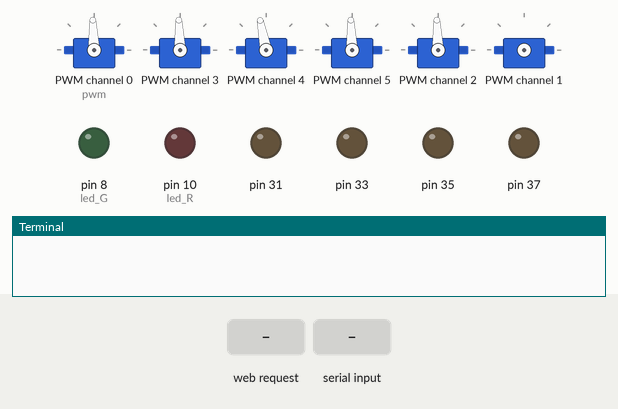
Simulated run of this program. Board: Raspberry Pi (header pin numbers). Parts: 6 × servo, output pins drawn as LEDs (lit = HIGH), the last lines printed to the terminal. The test bench sets the inputs (shaded band). Servo angles are drawn from the pulse width (0.5 ms = 0°, 2.5 ms = 180°); threads take turns every 2 ms; the clock reads 2024-03-15 10:24:30 at power-on unless the program sets it; pins used as bus, display or sensor lines are not drawn.

Above: at 4.2 s.
4.3 s: HTTP request for /move/0/0 received
At 5.3 s:
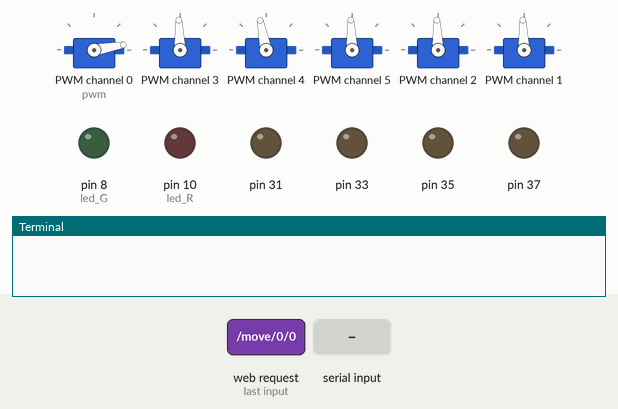
5.8 s: "f\n" received over the second serial link
At 6.4 s:
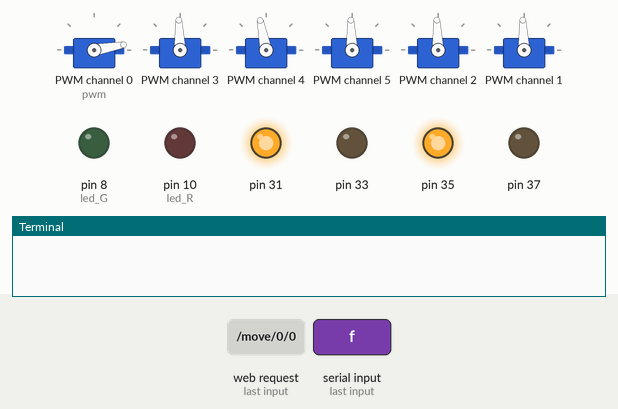
7.3 s: "b\n" received over the second serial link
At 8.5 s:
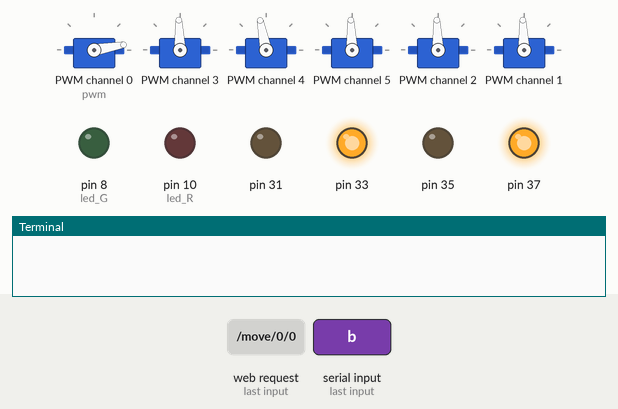
8.8 s: "l\n" received over the second serial link
At 9.8 s:
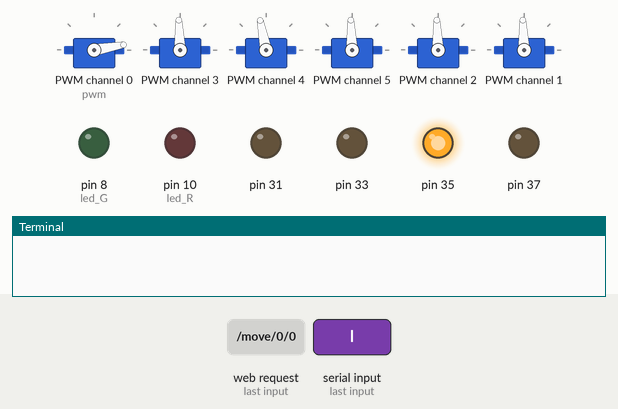
10.3 s: "r\n" received over the second serial link
At 11.1 s:
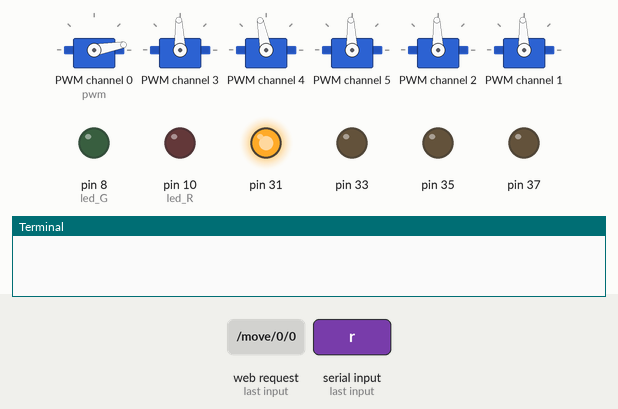
11.8 s: "a\n" received over the second serial link
At 12.4 s:
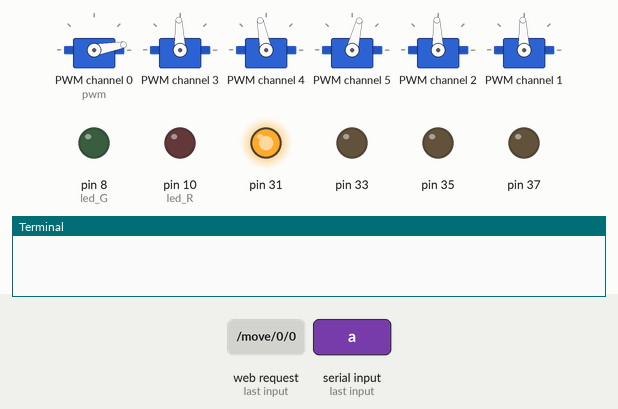
Timing chart, 0 to 14.3 s (numbered marks = the images above; inputs shaded):
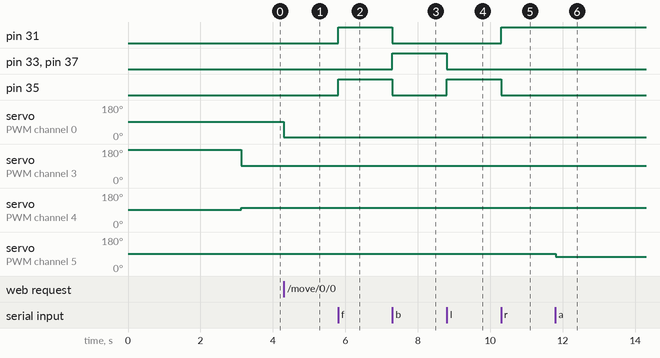

Measured:
- after the input at 4.3 s, servo on PWM channel 0 (pwm): 92° → 10° at once
- after the input at 5.8 s, pin 31, pin 35: LOW → HIGH at once
- after the input at 7.3 s, pin 31, pin 35: HIGH → LOW at once; pin 33, pin 37: LOW → HIGH at once
- after the input at 8.8 s, pin 33, pin 37: HIGH → LOW at once; pin 35: LOW → HIGH at once
- after the input at 10.3 s, pin 31: LOW → HIGH at once; pin 35: HIGH → LOW at once
- after the input at 11.8 s, servo on PWM channel 5: 92° → 76° at once

The program:

test.py
```python
from flask import Flask
from Adafruit_PWM_Servo_Driver import PWM
import math
import subprocess
import RPi.GPIO as g
import time
import serial
import _thread


app = Flask(__name__)

pwm = PWM(0x40)

arm=serial.Serial('/dev/ttyUSB0',9600,timeout=0.1)

# Constants defining the range of the servo
SERVO_MIN = 150
SERVO_MAX = 600
HALF_PI = math.pi / 2.0
MIDPOINT = 375.0
SPAN = 225.0

MIDPOINT1 = 150.0
SPAN1 = 225.0

# channels
PAN = 1
TILT = 0
b=2
fb=3
ud=4
p=5
led_G = 8
led_R = 10

g.setmode(g.BOARD)
g.setwarnings(False)
g.setup(37,0)
g.setup(35,0)
g.setup(33,0)
g.setup(31,0)
g.setup(led_G,0)
g.setup(led_R,0)

g.setup(40,1,pull_up_down=g.PUD_UP)
g.setup(38,1,pull_up_down=g.PUD_DOWN)
g.setup(36,1,pull_up_down=g.PUD_DOWN)

g.output(37,0)
g.output(35,0)
g.output(33,0)
g.output(31,0)

time.sleep(3)
g.output(led_G,0)
g.output(led_R,0)


def fwd():
    g.output(35,1)
    g.output(37,0)
    g.output(33,0)
    g.output(31,1)


def stop():
    g.output(35,0)
    g.output(37,0)
    g.output(33,0)
    g.output(31,0)


def rev():
    g.output(35,0)
    g.output(37,1)
    g.output(33,1)
    g.output(31,0)


def left():
    g.output(35,1)
    g.output(37,0)
    g.output(33,0)
    g.output(31,0)


def right():
    g.output(35,0)
    g.output(37,0)
    g.output(33,0)
    g.output(31,1)


def init():
    pwm.setPWMFreq(60)
    pwm.setPWM(TILT, 0, 375)
    pwm.setPWM(b, 0, 1000)
    pwm.setPWM(fb, 0, 600)
    pwm.setPWM(ud, 0, 375)
    pwm.setPWM(p, 0, 375)


arm_ud=400
arm_fb=375
arm_b=375
arm_flag=0
arm_Rot_flag=0
arm_p=375

def cntl():
    global arm_ud,arm_fb,arm_b,arm_p,arm_flag,arm_Rot_flag

    while(1):
        a=arm.readline()
        a=a.decode(encoding='UTF-8',errors='strict')
        if a is None:
            stop()

        print(a)
        if 'f' in a:
            print ('fwd')
            fwd()
        if 'b' in a:
            print ('bck')
            rev()
        if 'l' in a:
            print ('left')
            left()
        if 'r' in a:
            print ('right')
            right()
        if 's' in a:
            print ('stop')
            stop()
        if 'ot' in a:
            print("available")

            arm_Rot_flag = arm_Rot_flag + 1
            print("arm_Rot_flag ",arm_Rot_flag)

            if(arm_Rot_flag == 1):
                print("inside 1")
##                time.sleep(2)
                arm_ud = 400
            if(arm_Rot_flag == 2):
                arm_ud = 610
                print("inside 2")
##                time.sleep(2)
                arm_Rot_flag=0

        if 'a' in a:
            print ('pick')
            arm_flag=arm_flag+1
            print( arm_flag)
            if arm_flag==1:
                arm_p=330
            if arm_flag==2:
                arm_p=490
                arm_flag=0
        if '#' in a:
            if '*' in a:
                data=a[a.index('#')+1:a.index('*')]
##                print (data)
                data=data.split(',')

##                arm_ud=int(data[0])
##                print("arm_ud", arm_ud)

                arm_fb=int(data[1])
                print("arm_fb", arm_fb)

                arm_b=int(data[2])
                print("arm_b", arm_b)


        pwm.setPWM(b, 0, arm_b)
        pwm.setPWM(fb, 0, arm_fb)
        pwm.setPWM(4, 0, arm_ud)
        pwm.setPWM(p, 0, arm_p)


@app.route('/')
def hello():
    return "hello"


def normalize(num):
    '''
    num: a float between -PI and PI.
    returns: num normalized between SERVO_MIN and SERVO_MAX.
    '''
    return int(MIDPOINT + ((num / HALF_PI) * SPAN))
def normalize1(num1):
    '''
    num: a float between -PI and PI.
    returns: num normalized between SERVO_MIN and SERVO_MAX.
    '''
    return int(MIDPOINT1 + ((num1 / HALF_PI) * SPAN1))


@app.route("/move/<pitch>/<yaw>")
def move(pitch, yaw):
    pwm.setPWM(TILT, 0, normalize1(-float(pitch)))
    pwm.setPWM(PAN, 0, normalize(float(yaw)))
    return "OK"

##init()
##cntl()

try:
    init()
    _thread.start_new_thread(cntl,())
    app.run(host='192.168.43.4', port=8080, debug=True, use_reloader=False)


except:
    print ('err')
    pass


while 1:
   pass
```
